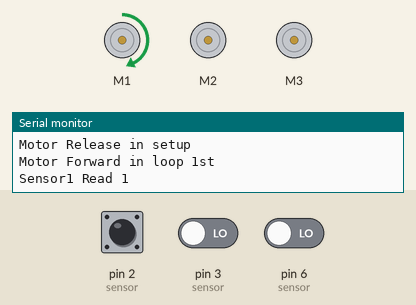
Recording of a sketch running on a simulated Arduino Uno, built with avr-gcc and run on an emulated ATmega328P. Parts: 3 × DC motor (green arrow = forward, orange = backward, longer = faster), the last lines printed to the serial monitor. The inputs (shaded band) are chosen by the test bench; at power-on: pin 6 (sensor) LOW, pin 2 (sensor) LOW, pin 3 (sensor) LOW.

Above: at 1.2 s.
1.3 s: pin 6 (sensor) driven HIGH
At 3.6 s:
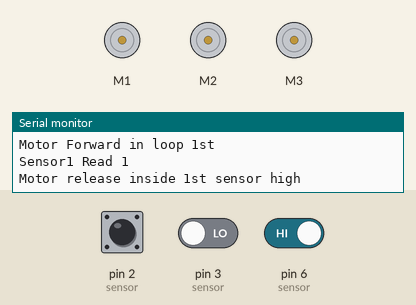
15.3 s: pin 6 (sensor) driven LOW
At 19.0 s:
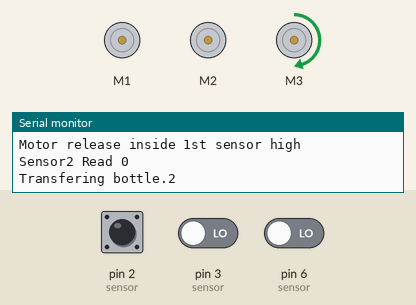
26.2 s: pin 2 (sensor) driven HIGH
At 27.7 s:
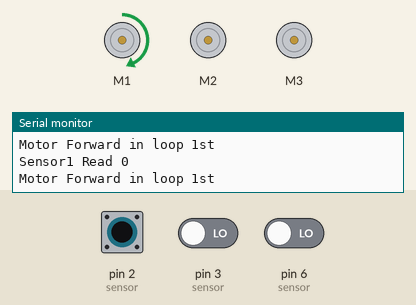
37.1 s: pin 2 (sensor) driven LOW
At 49.2 s:
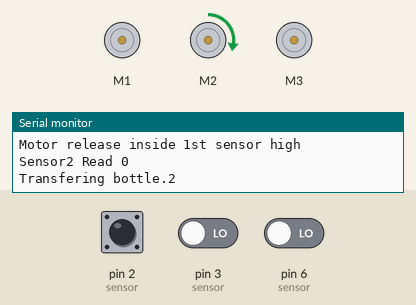
49.4 s: pin 2 (sensor) driven HIGH and pin 3 (sensor) driven HIGH
At 52.7 s:
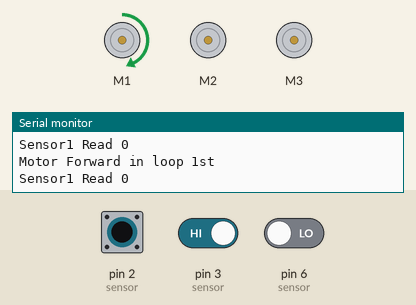
63.4 s: pin 2 (sensor) pulsed LOW 2 times (0.12 s each, 0.3 s apart)
At 69.7 s:
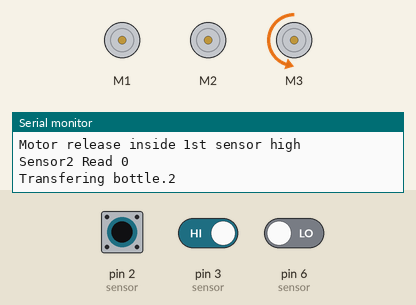
Timing chart, 0 to 79.0 s (numbered marks = the images above; inputs shaded):
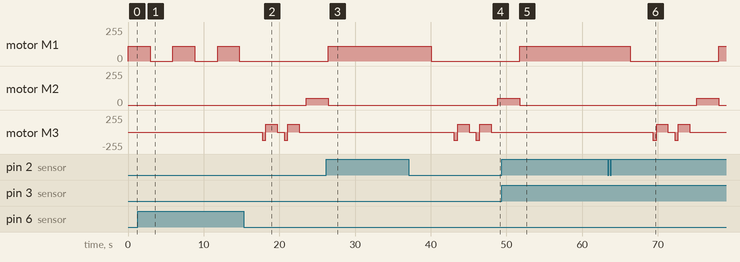

Measured:
- after the input at 1.3 s, motor M2: stays stopped (without the input it goes to forward 50/255 after 10.4 s); motor M3: stops changing and stays stopped
- after the input at 15.3 s, motor M1: stays stopped (without the input it goes to forward 110/255 after 2.4 s); motor M2: stopped → forward 50/255 after 8.2 s; motor M3: stopped → backward 120/255 after 2.4 s, → forward 120/255 0.50 s later, → stopped 1.5 s later, → backward 120/255 0.90 s later, … (6 changes in this stretch)
- after the input at 26.2 s, motor M1: goes on until 26.4 s, then stays forward 110/255; motor M3: stops changing and stays stopped
- after the input at 37.1 s, motor M1: forward 110/255 → stopped after 3.0 s; motor M2: stopped → forward 50/255 after 11.8 s; motor M3: stopped → backward 120/255 after 6.0 s, → forward 120/255 0.50 s later, → stopped 1.5 s later, → backward 120/255 0.90 s later, … (6 changes in this stretch)
- after the input at 49.4 s, motor M1: goes on until 51.8 s, then stays forward 110/255; motor M3: stops changing and stays stopped
- after the input at 63.4 s, motor M1: forward 110/255 → stopped after 2.9 s, → forward 110/255 11.7 s later; motor M2: stopped → forward 50/255 after 11.7 s, → stopped 2.9 s later; motor M3: stopped → backward 120/255 after 5.9 s, → forward 120/255 0.50 s later, → stopped 1.5 s later, → backward 120/255 0.90 s later, … (6 changes in this stretch)
- by itself, motor M1: alternates forward 110/255 for 2.9 s and stopped for 3.0 s

The sketch:

dcmotor2.ino
```cpp
#include <AFMotor.h>
// #include <Servo.h>

// DC motor on M1 M2
AF_DCMotor motor1(1);
AF_DCMotor motor2(2);
AF_DCMotor motor3(3);

// Servo motor for piston
// Servo pistonServo;

void setup() {
  Serial.begin(9600);  // Set up Serial library at 9600 bps
  Serial.println("******WELCOME******");

  // Set pins 2 and 8 as INPUT for sensors
  pinMode(2, INPUT);
  pinMode(3, INPUT);
  pinMode(6, INPUT);

  // Initialize servo motor
  // pistonServo.attach(9);
  // pistonServo.write(0);
  // pistonServo.write(-5);

  // Initialize motors
  Serial.println("Motor Release in setup");
  motor1.setSpeed(110);  // Set speed for motor 1
  motor1.run(RELEASE);   // Stop motor 1

  motor2.setSpeed(50);  // Set speed for motor 2
  motor2.run(RELEASE);  // Stop motor 2

  motor3.setSpeed(120);  // Set speed for motor 3
  motor3.run(RELEASE);
}

void loop() {
  // Run motors forward
  Serial.println("Motor Forward in loop 1st");
  motor1.run(FORWARD);
  // motor2.run(FORWARD);
  // delay(1000);

  // Read sensors
  int x = !digitalRead(2);  // Read sensor connected to pin 2
  Serial.println("Sensor1 Read " + String(x));

  if (x == HIGH) {
    delay(2900);  // Wait for 1.5 seconds
    Serial.println("Motor release inside 1st sensor high");
    motor1.run(RELEASE);
    // motor2.run(RELEASE);
    // Stop motor 2
    // motor2.run(RELEASE);
    delay(3000);


    // Read sensors2
    int z = digitalRead(6);  // Read sensor connected to pin 2
    Serial.println("Sensor2 Read " + String(z));

    if (x == HIGH && z == LOW) {
      Serial.println("Transfering bottle." + String(2));

      // Move the filled bottle to conveyor belt 2
      // for (int i = 0; i <= 360; i++) {  // Servo movement range
      //   pistonServo.write(i);
      //   delay(10);  // Servo movement speed
      // }
      // delay(3000);
      // pistonServo.write(0);  // Reset piston position
      // delay(3000);


      motor3.run(BACKWARD);
      delay(500);
      motor3.run(FORWARD);
      delay(1500);
      motor3.run(RELEASE);
      delay(900);
      motor3.run(BACKWARD);
      delay(500);
      motor3.run(FORWARD);
      delay(1500);
      motor3.run(RELEASE);
      delay(900);


      motor2.run(FORWARD);
      delay(2900);
      motor2.run(RELEASE);

      // Read Third sensor
      int y = !digitalRead(3);  // Read sensor connected to pin 8
      Serial.println("Sensor3 Read " + String(y));

      if (y == HIGH) {
        // delay(3000);
        // motor1.run(FORWARD); // Run motor 1 forward
        // motor2.setSpeed(30);
        // Run motor 2 forward
        // motor1.run(RELEASE);
        // motor2.setSpeed(0);
        motor2.run(RELEASE);

        // motor2.run(FORWARD);
        // motor1.run(FORWARD);
        // delay(5000);
        // motor2.run(RELEASE);
      }
    } else if (x == HIGH && z == HIGH) {
      motor1.run(FORWARD);
    }

  } else if (x == LOW) {
    // Serial.println("Motor run in else");
    // motor1.setSpeed(200); // Set speed for motor 1
    // motor2.setSpeed(200); // Set speed for motor 2
    motor1.run(FORWARD);  // Run motor 1 forward
    // motor2.run(FORWARD);
    // motor2.run(FORWARD); // Run motor 2 forward
  }
}
```
